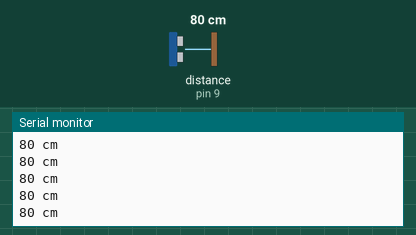
Bench run of a sketch on a simulated Arduino Uno, built with avr-gcc and run on an emulated ATmega328P. Shown: the last lines printed to the serial monitor. Wiring (inferred from the names in the program): ultrasonic range finder: trigger pin 8; echo pin 9. The inputs (shaded band) are chosen by the test bench; at power-on: distance to the obstacle (sensor on pin 9) 80 cm. The echo pulse lasts 58.3 µs per cm.

Above: at 1.2 s.
1.3 s: distance to the obstacle (sensor on pin 9) set to 2 cm
At 1.48 s:
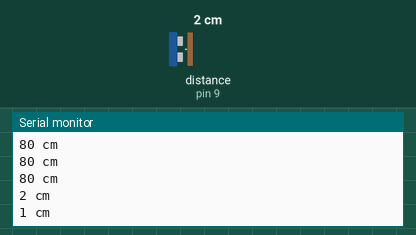
2.8 s: distance to the obstacle (sensor on pin 9) set to 120 cm
At 2.89 s:
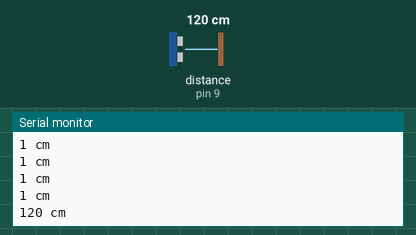
Timing chart, 0 to 5.8 s (numbered marks = the images above; inputs shaded):
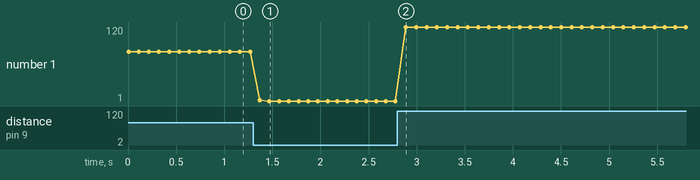

The sketch:

sketch_ultrasonico.ino
```cpp
int distancia;
int tiempo;
int TRIGGER=8,ECHO=9;
void setup(){
 Serial.begin(9600);
 pinMode(TRIGGER, OUTPUT); /*activación del pin 9 como salida: para el pulso ultrasónico*/
 pinMode(ECHO, INPUT); /*activación del pin 8 como entrada: tiempo del rebote del ultrasonido*/
}
void loop(){
 digitalWrite(TRIGGER, LOW);
 delayMicroseconds(2);
 digitalWrite(TRIGGER, HIGH);
 delayMicroseconds(10);
 digitalWrite(TRIGGER, LOW);
 // Calcula la distancia midiendo el tiempo del estado alto del pin ECHO
 tiempo = pulseIn(ECHO, HIGH);
 // La velocidad del sonido es de 340m/s o 29 microsegundos por centimetro
 distancia= tiempo/58;
 //manda la distancia al monitor serie
 if (distancia<0){
 distancia=50;
 }
 Serial.print(distancia);
 Serial.println(" cm");
 delay(100);


}
```

Measured:
- after the input at 1.3 s, the serial monitor: prints a new line after 0.07 s (image 1)
- after the input at 2.8 s, the serial monitor: prints a new line after 0.09 s (image 2)
- plotted number 1: 80 → 1 after the input at 1.3 s, 1 → 120 after the input at 2.8 s
